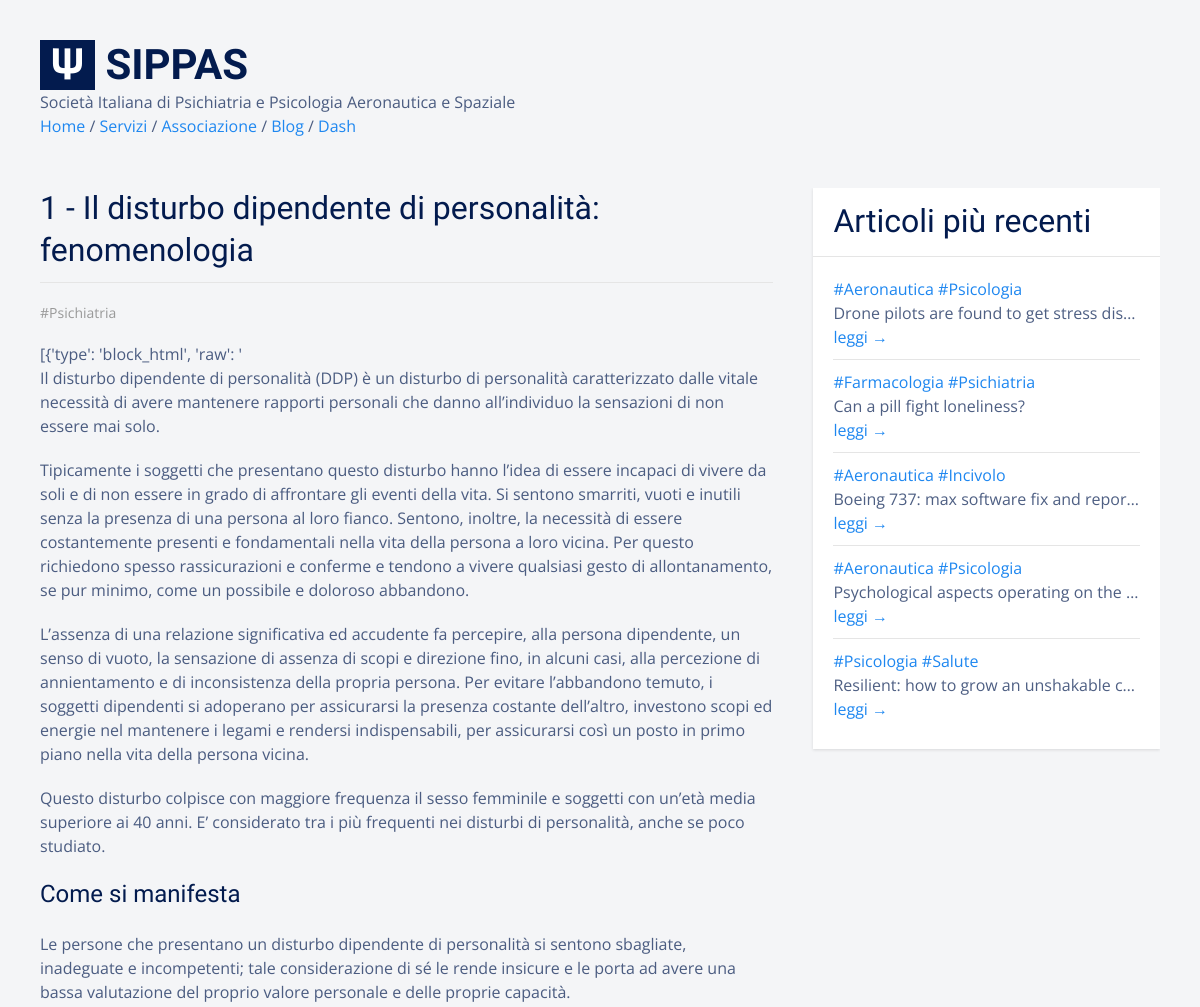
The page /blog/view/1 (upper part) on the database as committed earlier.
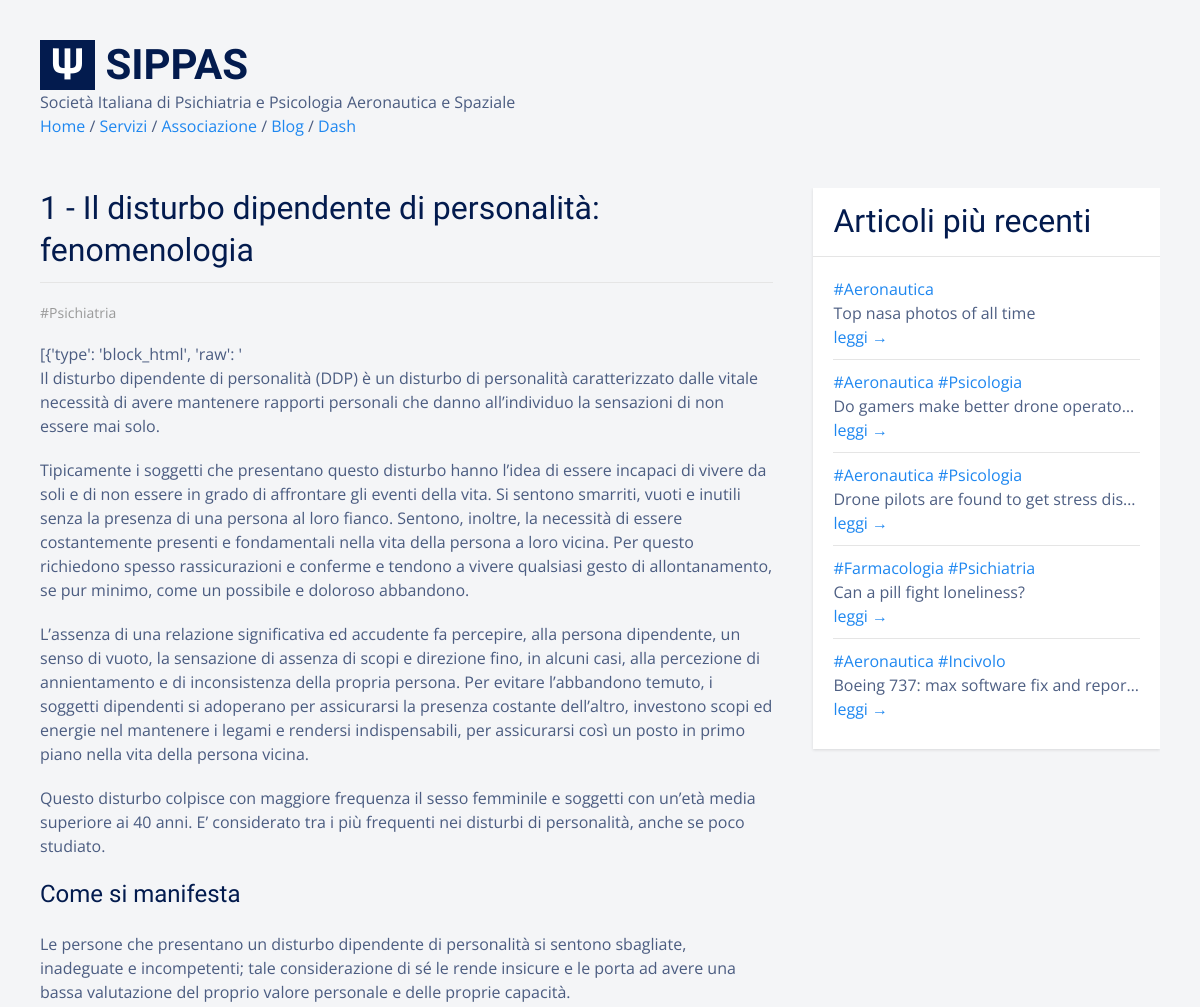
The same page on the database as committed later.
### tables this page shows
CREATE TABLE "posts" (
  "id" integer NOT NULL,
  "title" text,
  "body" TEXT,
  "teaser" text,
  "tags" TEXT,
  "is_sticky" integer,
  "author" text,
  "created_at" TEXT,
  "updated_at" text,
  "published_at" TEXT,
  PRIMARY KEY ("id")
);

### flaskApp/blueprints/blog/routes.py (the view)
@bp_blog.route("/view/<int:id>")
@cache.cached(timeout=60*60*24*30)
def view_post(id):
  post = query_db('SELECT * FROM posts WHERE id = ?', [id], True)
  latests = query_db('SELECT * FROM posts ORDER BY id DESC LIMIT 5')
  if post == None: abort(404)
  return render_template("blog/post_view.html",  post=post, latests=latests, show_edit=current_user.is_active)

### flaskApp/db/sqlite.py (called while the page is built)
def dict_factory(cursor, row):
  d = {}
  for idx, col in enumerate(cursor.description):
    d[col[0]] = row[idx]
  return d

def get_db():
  if "db" not in g:
    g.db = sqlite3.connect(
      db_path,
      detect_types=sqlite3.PARSE_DECLTYPES,
      isolation_level="DEFERRED"
    )
    g.db.cursor().execute("PRAGMA journal_mode=WAL")
    g.db.row_factory = dict_factory
  return g.db

def query_db(query, args=(), one=False):
  with closing(get_db().cursor().execute(query, args)) as cur:
    rv = cur.fetchall()
    return (rv[0] if rv else None) if one else rv

### flaskApp/extensions/jinja_ext.py (called while the page is built)
def md_to_html(value):
  return markdown(value)

### flaskApp/blueprints/blog/templates/blog/post_view.html (shortened to what this page needs)
{% extends 'base.html' %}
{% block content %}
<div class="uk-section">
  <div class="uk-container">
    <div class="uk-grid">
      <div class="uk-width-expand">
        <h2 class="uk-heading-divider">{{ post.id }} - {{ post.title }}</h2>
        <article class="uk-article">
          <p class="uk-article-meta">
            {% for tag in post.tags.split(' ') %}
            <a href="{{ url_for('blog.posts_tagged', tag=tag) }}">{{ tag }}</a>
            {% endfor %}<br>
          </p>
          <div>
            {{ post.body | md_to_html | safe }}
          </div>
        </article>
      </div>
      {% if latests %}
      <div class="uk-width-1-3@s uk-text-truncate">
        <div class="uk-card uk-card-default uk-card-small">
          <div class="uk-card-header">
            <h2>Articoli più recenti</h2>
          </div>
          <div class="uk-card-body">
            <ul class="uk-list uk-list-divider uk-margin-medium">
              {% for l in latests %}
              <li class="uk-text-truncate uk-padding-vertical uk-padding-horizontal-small">
                {% for tag in l.tags.split(' ') %}
                <a href="{{ url_for('blog.posts_tagged', tag=tag) }}">{{ tag }}</a>
                {% endfor %}<br>
                {{ l.title | capitalize }}<br>
                <a href="{{ url_for('blog.view_post', id=l.id) }}">leggi &rarr;</a><br>
              </li>
              {% endfor %}
            </ul>
          </div>
        </div>
      </div>
      {% endif %}
    </div>
  </div>
</div>
{% endblock %}

Rows that differ between the two databases and show on the page:
no longer on this page (row unchanged): posts: tag "#Aeronautica" "#Psicologia", title "Psychological aspects operating on the…", shown under "Articoli più recenti"
no longer on this page (row unchanged): posts: tag "#Psicologia" "#Salute", title "Resilient: how to grow an unshakable c…", shown under "Articoli più recenti"
added posts: tags "#Aeronautica", title "Top nasa photos of all time"
added posts: tag "#Aeronautica" "#Psicologia", title "Do gamers make better drone operato…", shown under "Articoli più recenti"
